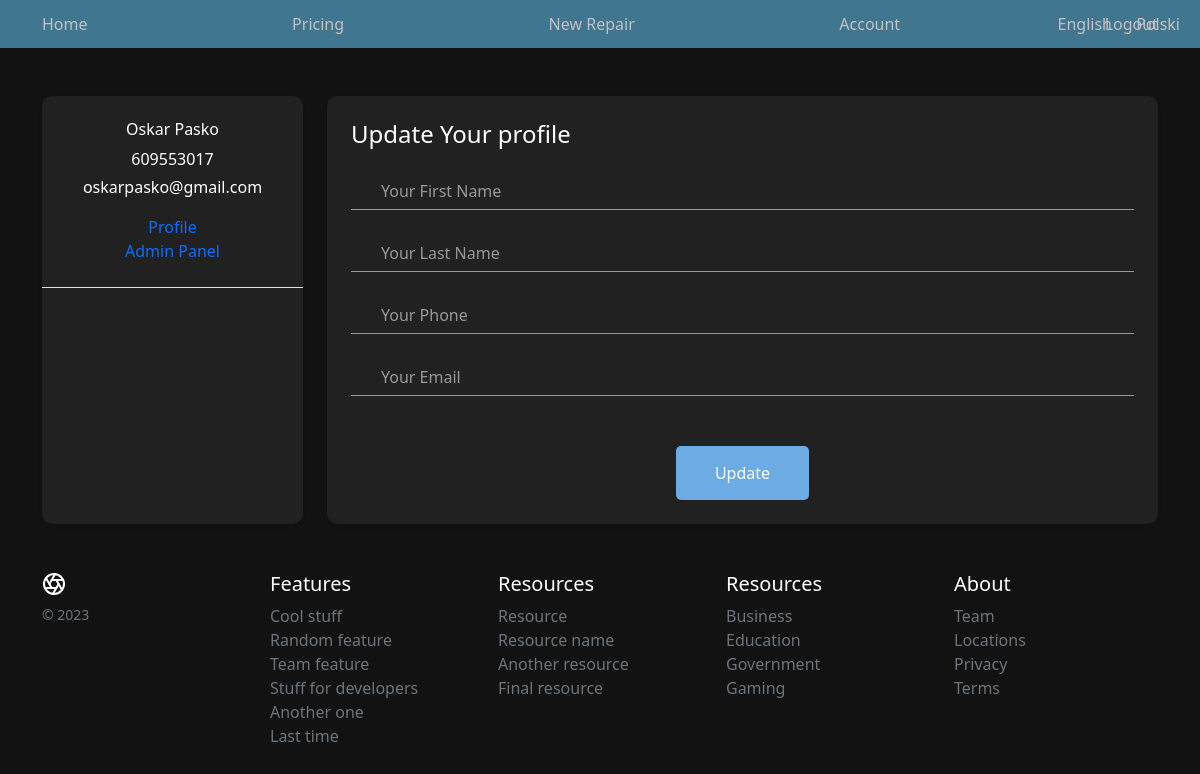
/en/record/update/ (signed in), run on the app's committed database.
### record/models.py (models this page shows, shortened)
class Client(AbstractBaseUser, PermissionsMixin):
    email = models.EmailField(_("email address"), primary_key=True, unique=True)
    first_name = models.CharField(max_length=50, default="")
    last_name = models.CharField(max_length=50, default="")
    phone = models.CharField(max_length=9, blank=True, null=True, default="")
    is_staff = models.BooleanField(default=False)
    is_active = models.BooleanField(default=True)
    date_joined = models.DateTimeField(default=timezone.now)
    USERNAME_FIELD = "email"
    REQUIRED_FIELDS = ["first_name", "last_name", "phone"]
    objects = CustomUserManager()
    class Meta:
        verbose_name_plural = "Client"

### record/views.py (the view)
# urls.py: path("update/", views.update, name="update"),
@login_required
def update(request):
    form = UpdateForm()
    current_client = request.user
    client = Client.objects.get(email=current_client.email)
    if request.method == 'POST':
        form = UpdateForm(request.POST,instance=request.user)
        if form.is_valid():
            form.save()
            return redirect('user')
    else:
        form = UpdateForm()
        return render(request, 'record/update.html', {'client':client, 'form':form})

### record/forms.py
class UpdateForm(UserChangeForm):
    class Meta:
        model=Client
        fields = ['first_name', 'last_name', 'phone','email']
    def __init__(self, *args, **kwargs):
        user_id = kwargs.pop('user_id', None)
        super(UpdateForm, self).__init__(*args, **kwargs)
        if user_id is not None:
            self.fields['email'].queryset = Client.objects.get(email=self.request.user.email)
    email = forms.CharField(min_length=6, max_length=65, required=True, widget=forms.TextInput(
                            attrs={'placeholder': 'Your Email',
                                    'type': 'email',}))
    first_name = forms.CharField(min_length=1, max_length=50, required=True, widget=forms.TextInput(
                            attrs={'placeholder': 'Your First Name'}))
    last_name = forms.CharField(min_length=1,max_length=50, required=True, widget=forms.TextInput(
                            attrs={'placeholder': 'Your Last Name'}))
    phone = forms.CharField(min_length=9, max_length=9, required=False, widget=forms.TextInput(
                            attrs={'placeholder': 'Your Phone'}))

### record/templates/record/update.html (shortened to what this page needs)
{% extends 'base.html' %}
{%load static %}
{% block css_styles %}
<link rel="stylesheet" href="{% static 'record/user_styles.css' %}">
<link rel="stylesheet" href="{% static 'record/register_styles.css' %}">
{% endblock css_styles %}
{% block content %}
{% include 'record/includes/header.html' %}
<div class="container mt-5 ">
    <div class="row">
        <div class="col-md-3">
            <div class="account-page-left shadow-sm h-100">
                <div class="border-bottom p-4">
                    <div class="user text-center">
                        <div class="user-media">
                            <div class="user-media-body">
                                <h6 class="mb-2">{{ client.first_name }} {{ client.last_name }}</h6>
                                <p class="mb-1">{{ client.phone }}</p>
                                <p>{{client.email}}</p>
                                <p class="mb-0 text-black font-weight-bold"><a class="text-primary mr-3" data-toggle="modal" data-target="#edit-profile-modal" href="{% url 'user' %}">Profile</a></p>
                                {% if client.is_superuser %}
                                <p class="mb-0 text-black font-weight-bold"><a class="text-primary mr-3" data-toggle="modal" data-target="#edit-profile-modal" href="{% url 'admin:index' %}"> Admin Panel</a></p>
                                {% endif %}
                            </div>
                        </div>
                    </div>
                </div>
            </div>
        </div>
        <div class="col-md-9">
            <div class="account-page-right shadow-sm p-4 h-100">
                <div class="tab-content" id="myTabContent">
                    <div class="tab-pane  fade  active show" id="orders" role="tabpanel" aria-labelledby="orders-tab">
                        <h4 class="font-weight-bold mt-0 mb-4">Update Your profile</h4>
                        <form method="POST" class="register-form" id="register-form">
                            <div class="form-group">
                                {{ form.first_name }}
                            </div>
                            <div class="form-group">
                                {{ form.last_name }}
                            </div>
                            <div class="form-group">
                                {{ form.phone }}
                            </div>
                            <div class="form-group">
                                {{ form.email }}
                            </div>
                            <div class="form-group form-button" style="text-align: center">
                                <input type="submit" name="signup" id="signup" class="form-submit" value="Update"/>
                            </div>
                        </form>
                    </div>
                </div>
            </div>
        </div>
    </div>
</div>
{% include 'record/includes/footer.html' %}
{% endblock content%}

### static/header.css (style rules this page uses)
.site-header a, a { color: #c2c2c2; transition: ease-in-out color .15s; text-decoration: none; }

### static/base.css (style rules this page uses)
body { background-color: #121212; color: #bbbbbb; }

### record/static/record/user_styles.css (style rules this page uses)
.account-page-left, .account-page-right { background-color: #212121; border-radius: 10px; }
.h1, .h2, .h3, .h4, .h5, .h6, h1, h2, h3, h4, h5, h6 { color: white; }
.shadow-sm { box-shadow: 0 .125rem .25rem rgba(0,0,0,.075)!important; }
a { text-decoration: none; }

### record/static/record/register_styles.css (style rules this page uses)
.form-submit { display: inline-block; background: #6dabe4; color: #fff; border-bottom: none; width: auto; padding: 15px 39px; border-radius: 5px; -moz-border-radius: 5px; -webkit-border-radius: 5px; -o-border-radius: 5px; -ms-border-radius: 5px; margin-top: 25px; cursor: pointer; }
.register-form { width: 100%; }
.form-group { position: relative; margin-bottom: 25px; overflow: hidden; }
.form-group:last-child { margin-bottom: 0px; }
input { background-color: #212121; width: 100%; display: block; border: none; border-bottom: 1px solid #999; padding: 6px 30px; box-sizing: border-box; }

### record/templates/record/includes/footer.html (style rules this page uses)
* { color: white; }

### data on the page
Client: first_name "Oskar", last_name "Pasko", phone "609553017", email "oskarpasko@gmail.com"

### other printed values
{{ language.name_local|title }} "English" "Polski"
